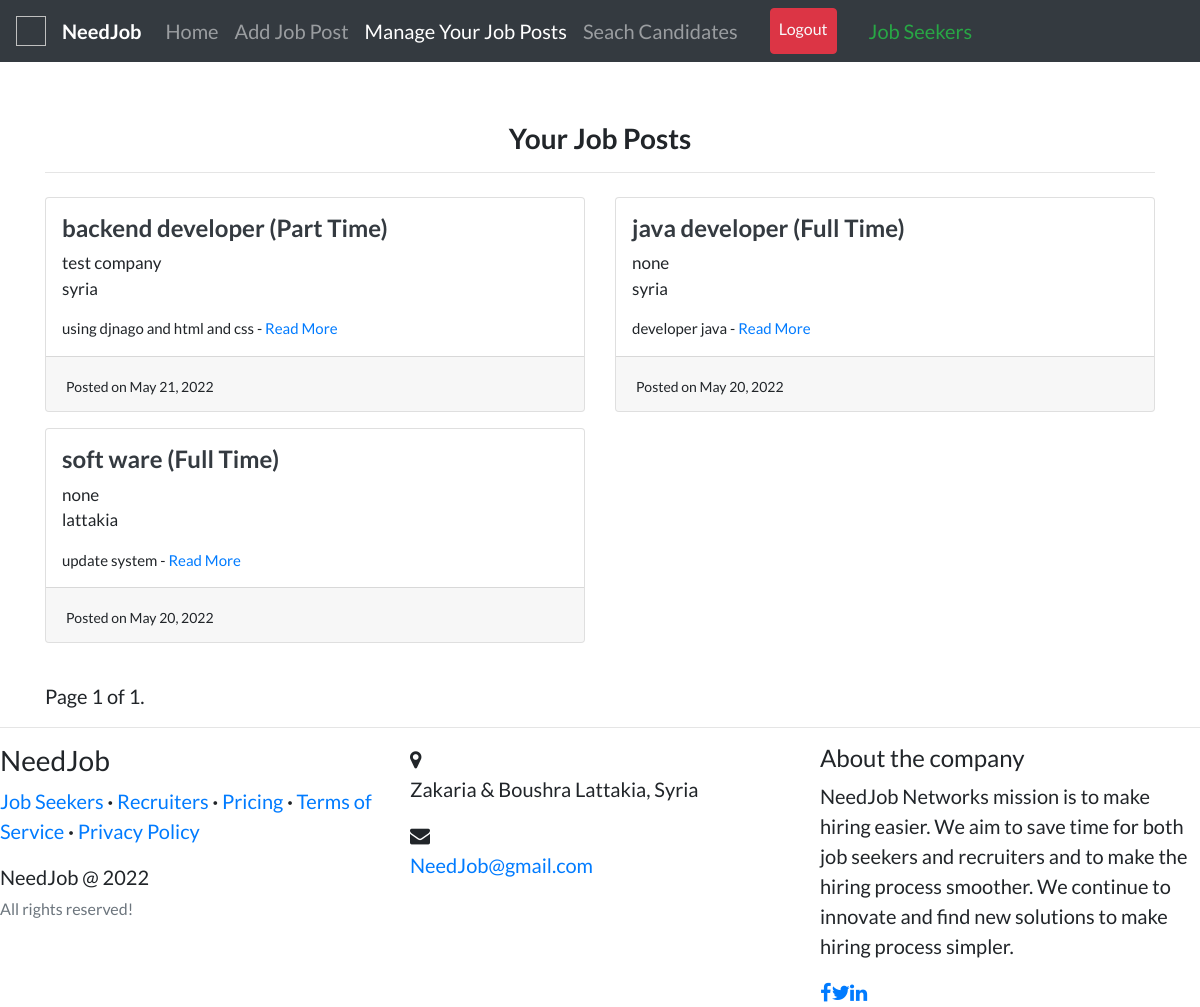
Before: /hiring/jobs/ (signed in) with the older database file.
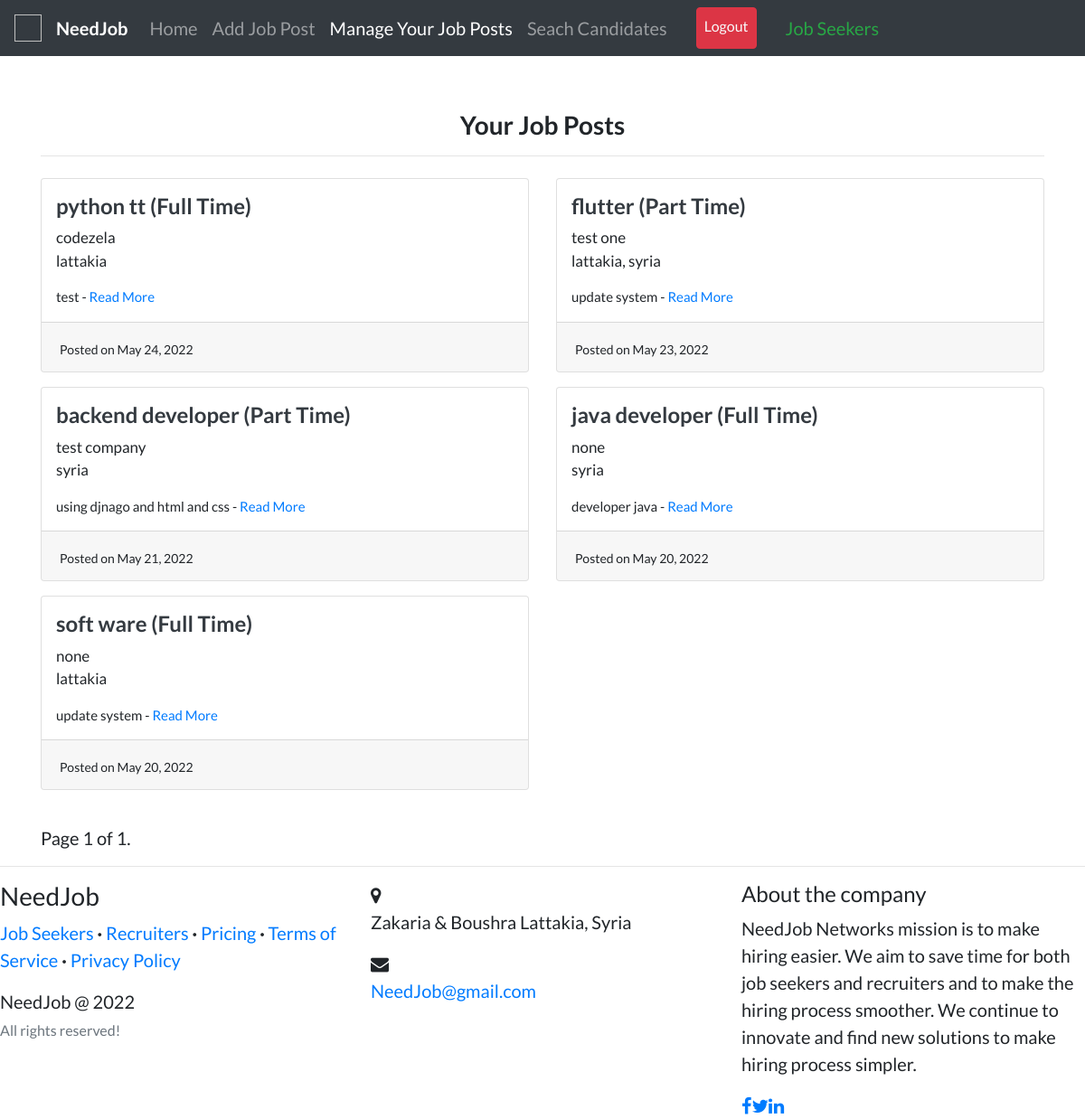
After: the same page with the newer database file.
### recruiters/models.py (models this page shows, shortened)
class Job(models.Model):
    recruiter = models.ForeignKey(
        User, related_name='jobs', on_delete=models.CASCADE)
    title = models.CharField(max_length=255)
    company = models.CharField(max_length=200)
    location = models.CharField(max_length=255)
    description = models.TextField()
    skills_req = models.CharField(max_length=200)
    job_type = models.CharField(
        max_length=30, choices=CHOICES, default='Full Time', null=True)
    link = models.URLField(null=True, blank=True)
    slug = AutoSlugField(populate_from='title', unique=True, null=True)
    date_posted = models.DateTimeField(default=timezone.now)

### recruiters/views.py (the view)
# urls.py: path('jobs/', views.all_jobs, name='job-list'),
@login_required
def all_jobs(request):
    jobs = Job.objects.filter(recruiter=request.user).order_by('-date_posted')
    paginator = Paginator(jobs, 20)
    page_number = request.GET.get('page')
    page_obj = paginator.get_page(page_number)
    context = {
        'manage_jobs_page': "active",
        'jobs': page_obj,
        'rec_navbar': 1,
    }
    return render(request, 'recruiters/job_posts.html', context)

### templates/recruiters/job_posts.html (shortened to what this page needs)
{% extends "accounts/layout.html" %} {% load static %} {% block content %}
<br /><br />
<div>
  <h3 class="text-center"><b>Your Job Posts</b></h3>
  <hr my-2 />
  {% if not jobs %}
  <h4 class="text-center">
    Please <a href="{% url 'add-job' %}">add a job</a> first!
  </h4>
  {% else %}
  <div class="row">
    {% for job in jobs %}
    <div class="col-md-6">
      <div class="card card-signin my-2">
        <span class="ml-3 mt-3">
          <a href="{% url 'add-job-detail' job.slug %}"
            ><h4 class="text-dark">
              <b>{{job.title}} ({{job.job_type}})</b>
            </h4></a
          >
          <p style="font-size: 17px">{{job.company}}<br />{{job.location}}</p>
          <p style="font-size: 15px">
            {{job.description|truncatewords:30}} -
            <a href="{% url 'add-job-detail' job.slug %}">Read More</a>
          </p>
        </span>
        <div class="card-footer">
          <span style="font-size: 14px"
            >Posted on {{job.date_posted|date:"F d, Y"}}</span
          >
        </div>
      </div>
    </div>
    {% endfor %}
  </div>
</div>
<br />
<div class="pagination">
  <span class="step-links">
    <span class="current">
      Page {{ jobs.number }} of {{ jobs.paginator.num_pages }}.
    </span>
  </span>
  {% endif %}
</div>
{% endblock content %}

Changed rows visible on the page:
added Job: title "python tt", job_type "Full Time", company "codezela", location "lattakia", description "test", date_posted "May 24, 2022"
added Job: title "flutter", job_type "Part Time", company "test one", location "lattakia, syria", description "update system", date_posted "May 23, 2022"
